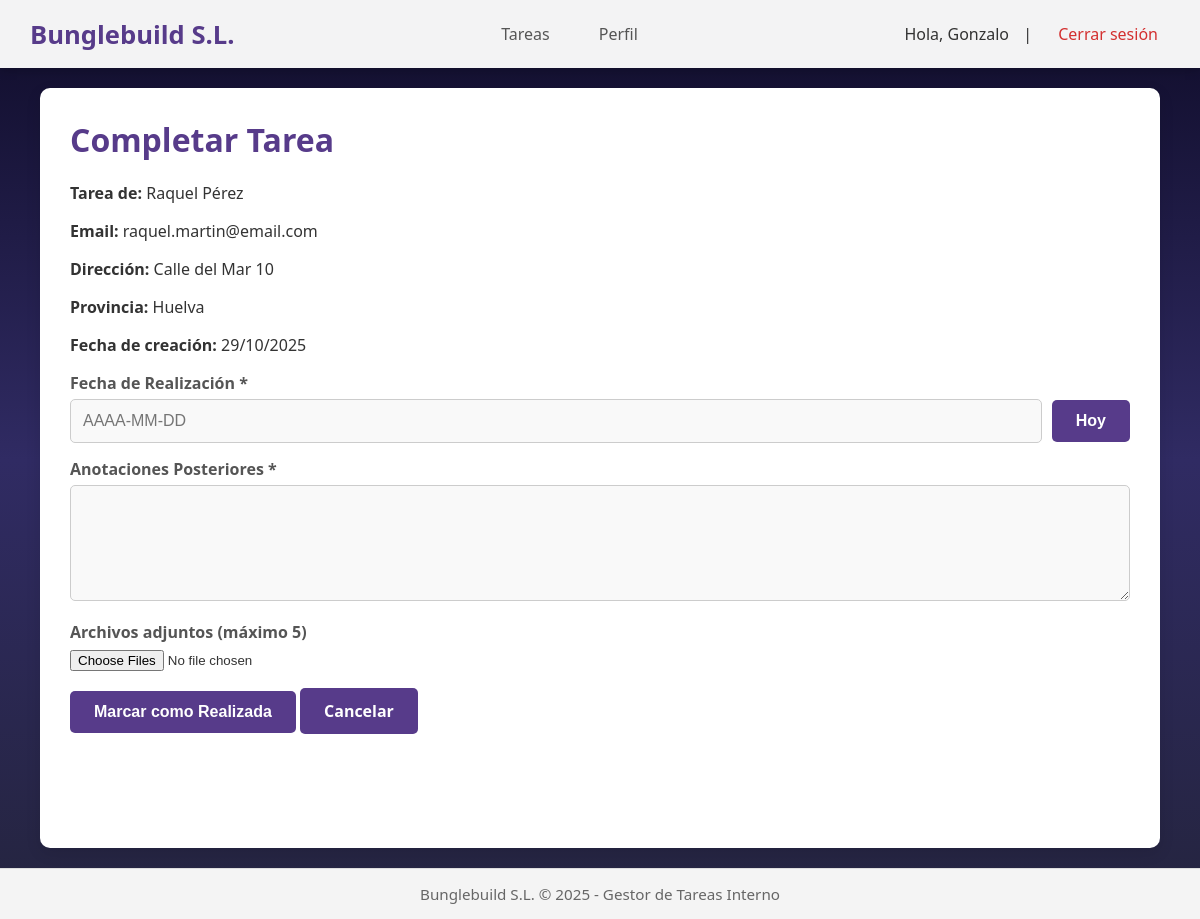
/public/tareas/completar/67 (signed in), run on the app's committed database.
### tables this page shows
CREATE TABLE `tarea` (
  `tarea_id` int(11) NOT NULL,
  `user_id` int(11) DEFAULT NULL,
  `nif_cif` varchar(20) DEFAULT NULL,
  `client_contacto` varchar(150) NOT NULL,
  `client_telefono` varchar(50) DEFAULT NULL,
  `client_email` varchar(150) NOT NULL,
  `client_direccion` varchar(255) DEFAULT NULL,
  `client_poblacion` varchar(100) DEFAULT NULL,
  `cp` varchar(5) DEFAULT NULL,
  `provincia` varchar(250) NOT NULL,
  `estado` enum('B','P','R','C') NOT NULL DEFAULT 'P',
  `fecha_creacion` timestamp NOT NULL DEFAULT current_timestamp(),
  `fecha_realizacion` date DEFAULT NULL,
  `anotaciones_anteriores` text DEFAULT NULL,
  `anotaciones_posteriores` text DEFAULT NULL,
  `fichero_resumen` varchar(255) DEFAULT NULL,
  `created_at` timestamp NULL DEFAULT NULL,
  `updated_at` timestamp NULL DEFAULT NULL
);

### app/controllers/TareaController.php (called while the page is built, shortened)
<?php
class TareaController
{
    public function completarForm(int $tareaId)
    {
        $pdo = Database::getInstance()->getConnection();
        $stmt = $pdo->prepare("SELECT * FROM tarea WHERE tarea_id = ? AND user_id = ?");
        $stmt->execute([$tareaId, $_SESSION['user_id']]);
        $tarea = $stmt->fetch();
        include __DIR__ . '/../views/pages/tarea_completar.php';
        include __DIR__ . '/../views/layouts/main.php';
    }
}
?>

### app/views/pages/tarea_completar.php (the view, shortened to what this page needs)
<h1>Completar Tarea</h1>
<form method="POST" action="<?= BASE_PATH ?>/tareas/completar/<?= (int)$tarea['tarea_id'] ?>" enctype="multipart/form-data">
    <p><strong>Tarea de:</strong> <?= htmlspecialchars($tarea['client_contacto']) ?></p>
    <p><strong>Email:</strong> <?= htmlspecialchars($tarea['client_email']) ?></p>
    <p><strong>Dirección:</strong> <?= htmlspecialchars($tarea['client_direccion'] ?? 'N/A') ?></p>
    <p><strong>Provincia:</strong> <?= htmlspecialchars($tarea['provincia']) ?></p>
    <p><strong>Fecha de creación:</strong> <?= date('d/m/Y', strtotime($tarea['fecha_creacion'])) ?></p>
    <label for="fecha_realizacion">Fecha de Realización *</label>
    <div style="display: flex; gap: 10px; align-items: center; margin-bottom: 15px;">
        <input type="text" name="fecha_realizacion" id="fecha_realizacion"
               value="<?= htmlspecialchars($_POST['fecha_realizacion'] ?? '') ?>"
               placeholder="AAAA-MM-DD">
        <button type="button" class="btn" onclick="document.getElementById('fecha_realizacion').value='<?= date('Y-m-d') ?>'">
            Hoy
        </button>
    </div>
    <label for="anotaciones_posteriores">Anotaciones Posteriores *</label>
    <textarea name="anotaciones_posteriores" id="anotaciones_posteriores" rows="5"><?= htmlspecialchars($_POST['anotaciones_posteriores'] ?? '') ?></textarea>
    <label for="fichero_resumen">Archivos adjuntos (máximo 5)</label>
    <input type="file" name="fichero_resumen[]" accept=".pdf,.jpg,.jpeg,.png,.doc,.docx" multiple>
    <div style="margin-top: 20px;">
        <button type="submit">Marcar como Realizada</button>
        <a href="<?= BASE_PATH ?>/tareas" class="btn">Cancelar</a>
    </div>
</form>

### assets/css/main.css (style rules this page uses)
body { margin: 0; padding: 0; font-family: 'Segoe UI', Tahoma, Geneva, Verdana, sans-serif; background: linear-gradient(to bottom, #0f0c29, #302b63, #24243e); color: #333; }
.content h1 { color: #573b8a; margin-top: 0; }
label { display: block; margin: 15px 0 5px; font-weight: bold; color: #555; }
input[type="text"], input[type="email"], input[type="password"], input[type="date"], select, textarea { width: 100%; padding: 12px; border: 1px solid #ccc; border-radius: 5px; font-size: 16px; box-sizing: border-box; background: #f9f9f9; }
button, .btn { padding: 12px 24px; background: #573b8a; color: white; text-decoration: none; border: none; border-radius: 5px; font-size: 16px; font-weight: bold; cursor: pointer; transition: background 0.2s ease; }

### data on the page
tarea: client_contacto "Raquel Pérez", client_email "raquel.martin@email.com", client_direccion "Calle del Mar 10", provincia "Huelva", fecha_creacion "29/10/2025"

### other printed values
$_SESSION['user_name'] "Gonzalo"
